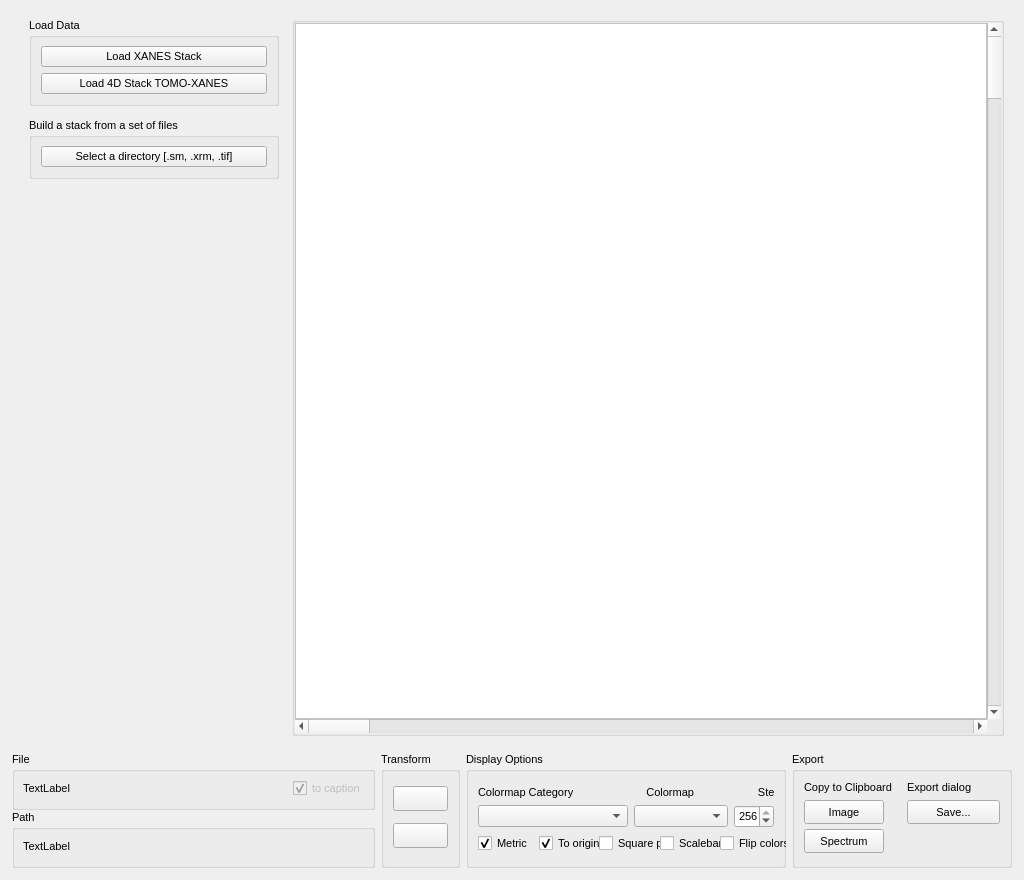
<?xml version="1.0" encoding="UTF-8"?>
<ui version="4.0">
 <class>Form</class>
 <widget class="QWidget" name="Form">
  <property name="geometry">
   <rect>
    <x>0</x>
    <y>0</y>
    <width>1024</width>
    <height>880</height>
   </rect>
  </property>
  <property name="sizePolicy">
   <sizepolicy hsizetype="Maximum" vsizetype="Maximum">
    <horstretch>0</horstretch>
    <verstretch>0</verstretch>
   </sizepolicy>
  </property>
  <property name="windowTitle">
   <string>Form</string>
  </property>
  <layout class="QVBoxLayout" name="verticalLayout">
   <item>
    <widget class="QFrame" name="frame">
     <property name="sizePolicy">
      <sizepolicy hsizetype="Preferred" vsizetype="MinimumExpanding">
       <horstretch>0</horstretch>
       <verstretch>0</verstretch>
      </sizepolicy>
     </property>
     <layout class="QHBoxLayout" name="horizontalLayout">
      <property name="spacing">
       <number>12</number>
      </property>
      <property name="topMargin">
       <number>6</number>
      </property>
      <item>
       <widget class="QFrame" name="verticalFrame">
        <property name="sizePolicy">
         <sizepolicy hsizetype="Maximum" vsizetype="Preferred">
          <horstretch>0</horstretch>
          <verstretch>0</verstretch>
         </sizepolicy>
        </property>
        <property name="minimumSize">
         <size>
          <width>260</width>
          <height>0</height>
         </size>
        </property>
        <property name="font">
         <font>
          <family>Ubuntu</family>
          <pointsize>8</pointsize>
         </font>
        </property>
        <layout class="QVBoxLayout" name="verticalLayout_2">
         <property name="spacing">
          <number>12</number>
         </property>
         <property name="sizeConstraint">
          <enum>QLayout::SetDefaultConstraint</enum>
         </property>
         <property name="topMargin">
          <number>1</number>
         </property>
         <property name="rightMargin">
          <number>1</number>
         </property>
         <property name="bottomMargin">
          <number>1</number>
         </property>
         <item>
          <widget class="QGroupBox" name="groupBox">
           <property name="minimumSize">
            <size>
             <width>250</width>
             <height>0</height>
            </size>
           </property>
           <property name="maximumSize">
            <size>
             <width>250</width>
             <height>16777215</height>
            </size>
           </property>
           <property name="font">
            <font>
             <family>Ubuntu</family>
             <pointsize>8</pointsize>
            </font>
           </property>
           <property name="title">
            <string>Load Data</string>
           </property>
           <layout class="QVBoxLayout" name="verticalLayout_5">
            <property name="sizeConstraint">
             <enum>QLayout::SetMinimumSize</enum>
            </property>
            <item>
             <widget class="QPushButton" name="button_multiload">
              <property name="font">
               <font>
                <family>Ubuntu</family>
                <pointsize>8</pointsize>
               </font>
              </property>
              <property name="text">
               <string>Load XANES Stack</string>
              </property>
             </widget>
            </item>
            <item>
             <widget class="QPushButton" name="button_4d">
              <property name="font">
               <font>
                <family>Ubuntu</family>
                <pointsize>8</pointsize>
               </font>
              </property>
              <property name="text">
               <string>Load 4D Stack TOMO-XANES</string>
              </property>
             </widget>
            </item>
           </layout>
          </widget>
         </item>
         <item>
          <widget class="QGroupBox" name="groupBox_3">
           <property name="minimumSize">
            <size>
             <width>250</width>
             <height>0</height>
            </size>
           </property>
           <property name="maximumSize">
            <size>
             <width>250</width>
             <height>16777215</height>
            </size>
           </property>
           <property name="font">
            <font>
             <family>Ubuntu</family>
             <pointsize>8</pointsize>
            </font>
           </property>
           <property name="title">
            <string>Build a stack from a set of files</string>
           </property>
           <layout class="QVBoxLayout" name="verticalLayout_6">
            <property name="sizeConstraint">
             <enum>QLayout::SetMinimumSize</enum>
            </property>
            <item>
             <widget class="QPushButton" name="button_sm">
              <property name="sizePolicy">
               <sizepolicy hsizetype="Minimum" vsizetype="Maximum">
                <horstretch>0</horstretch>
                <verstretch>0</verstretch>
               </sizepolicy>
              </property>
              <property name="font">
               <font>
                <family>Ubuntu</family>
                <pointsize>8</pointsize>
               </font>
              </property>
              <property name="text">
               <string>Select a directory [.sm, .xrm, .tif]</string>
              </property>
             </widget>
            </item>
           </layout>
          </widget>
         </item>
         <item>
          <spacer name="verticalSpacer">
           <property name="font">
            <font>
             <family>Ubuntu</family>
             <pointsize>8</pointsize>
            </font>
           </property>
           <property name="orientation">
            <enum>Qt::Vertical</enum>
           </property>
           <property name="sizeHint" stdset="0">
            <size>
             <width>20</width>
             <height>40</height>
            </size>
           </property>
          </spacer>
         </item>
        </layout>
       </widget>
      </item>
      <item>
       <widget class="QGroupBox" name="tc_imageeng">
        <property name="sizePolicy">
         <sizepolicy hsizetype="MinimumExpanding" vsizetype="MinimumExpanding">
          <horstretch>0</horstretch>
          <verstretch>0</verstretch>
         </sizepolicy>
        </property>
        <property name="font">
         <font>
          <family>Ubuntu</family>
          <pointsize>8</pointsize>
         </font>
        </property>
        <property name="title">
         <string></string>
        </property>
        <layout class="QHBoxLayout" name="horizontalLayout_3">
         <property name="spacing">
          <number>0</number>
         </property>
         <property name="leftMargin">
          <number>0</number>
         </property>
         <property name="topMargin">
          <number>0</number>
         </property>
         <property name="rightMargin">
          <number>0</number>
         </property>
         <property name="bottomMargin">
          <number>0</number>
         </property>
         <item>
          <layout class="QGridLayout" name="gridLayout_2" columnstretch="0,0" columnminimumwidth="0,0">
           <property name="sizeConstraint">
            <enum>QLayout::SetDefaultConstraint</enum>
           </property>
           <property name="leftMargin">
            <number>0</number>
           </property>
           <property name="rightMargin">
            <number>0</number>
           </property>
           <property name="spacing">
            <number>0</number>
           </property>
           <item row="0" column="0">
            <widget class="GraphicsLayoutWidget" name="canvas">
             <property name="sizePolicy">
              <sizepolicy hsizetype="Expanding" vsizetype="Expanding">
               <horstretch>0</horstretch>
               <verstretch>0</verstretch>
              </sizepolicy>
             </property>
             <property name="font">
              <font>
               <family>Ubuntu</family>
               <pointsize>8</pointsize>
              </font>
             </property>
             <property name="styleSheet">
              <string notr="true">background: white</string>
             </property>
            </widget>
           </item>
           <item row="0" column="1">
            <widget class="QScrollBar" name="slider_eng">
             <property name="sizePolicy">
              <sizepolicy hsizetype="Fixed" vsizetype="Minimum">
               <horstretch>0</horstretch>
               <verstretch>0</verstretch>
              </sizepolicy>
             </property>
             <property name="minimumSize">
              <size>
               <width>0</width>
               <height>0</height>
              </size>
             </property>
             <property name="baseSize">
              <size>
               <width>0</width>
               <height>0</height>
              </size>
             </property>
             <property name="font">
              <font>
               <family>Ubuntu</family>
               <pointsize>8</pointsize>
               <kerning>false</kerning>
              </font>
             </property>
             <property name="orientation">
              <enum>Qt::Vertical</enum>
             </property>
             <property name="invertedAppearance">
              <bool>false</bool>
             </property>
            </widget>
           </item>
           <item row="1" column="0">
            <widget class="QScrollBar" name="slider_theta">
             <property name="font">
              <font>
               <family>Ubuntu</family>
               <pointsize>8</pointsize>
              </font>
             </property>
             <property name="orientation">
              <enum>Qt::Horizontal</enum>
             </property>
            </widget>
           </item>
          </layout>
         </item>
        </layout>
       </widget>
      </item>
     </layout>
    </widget>
   </item>
   <item>
    <widget class="QFrame" name="frame">
     <property name="sizePolicy">
      <sizepolicy hsizetype="Preferred" vsizetype="Maximum">
       <horstretch>0</horstretch>
       <verstretch>0</verstretch>
      </sizepolicy>
     </property>
     <layout class="QHBoxLayout" name="horizontalLayout_5">
      <property name="spacing">
       <number>6</number>
      </property>
      <property name="leftMargin">
       <number>1</number>
      </property>
      <property name="topMargin">
       <number>1</number>
      </property>
      <property name="rightMargin">
       <number>1</number>
      </property>
      <property name="bottomMargin">
       <number>1</number>
      </property>
      <item>
       <layout class="QVBoxLayout" name="verticalLayout_4">
        <property name="spacing">
         <number>0</number>
        </property>
        <property name="sizeConstraint">
         <enum>QLayout::SetDefaultConstraint</enum>
        </property>
        <property name="topMargin">
         <number>0</number>
        </property>
        <property name="rightMargin">
         <number>0</number>
        </property>
        <item>
         <widget class="QGroupBox" name="groupBox_5">
          <property name="sizePolicy">
           <sizepolicy hsizetype="MinimumExpanding" vsizetype="Maximum">
            <horstretch>0</horstretch>
            <verstretch>0</verstretch>
           </sizepolicy>
          </property>
          <property name="maximumSize">
           <size>
            <width>16777215</width>
            <height>70</height>
           </size>
          </property>
          <property name="font">
           <font>
            <family>Ubuntu</family>
            <pointsize>8</pointsize>
           </font>
          </property>
          <property name="title">
           <string>File</string>
          </property>
          <layout class="QVBoxLayout" name="verticalLayout_8">
           <property name="spacing">
            <number>0</number>
           </property>
           <property name="leftMargin">
            <number>8</number>
           </property>
           <property name="topMargin">
            <number>0</number>
           </property>
           <property name="rightMargin">
            <number>6</number>
           </property>
           <property name="bottomMargin">
            <number>0</number>
           </property>
           <item>
            <layout class="QHBoxLayout" name="horizontalLayout_7">
             <property name="spacing">
              <number>0</number>
             </property>
             <item>
              <widget class="QLabel" name="tc_file">
               <property name="font">
                <font>
                 <family>Ubuntu</family>
                 <pointsize>8</pointsize>
                </font>
               </property>
               <property name="cursor">
                <cursorShape>IBeamCursor</cursorShape>
               </property>
               <property name="text">
                <string>TextLabel</string>
               </property>
               <property name="textInteractionFlags">
                <set>Qt::TextSelectableByKeyboard|Qt::TextSelectableByMouse</set>
               </property>
              </widget>
             </item>
             <item>
              <spacer name="horizontalSpacer">
               <property name="orientation">
                <enum>Qt::Horizontal</enum>
               </property>
               <property name="sizeHint" stdset="0">
                <size>
                 <width>40</width>
                 <height>20</height>
                </size>
               </property>
              </spacer>
             </item>
             <item>
              <widget class="QCheckBox" name="FnOverlayCheckBox">
               <property name="enabled">
                <bool>false</bool>
               </property>
               <property name="text">
                <string>to caption</string>
               </property>
               <property name="checked">
                <bool>true</bool>
               </property>
              </widget>
             </item>
            </layout>
           </item>
          </layout>
         </widget>
        </item>
        <item>
         <widget class="QGroupBox" name="groupBox_4">
          <property name="sizePolicy">
           <sizepolicy hsizetype="MinimumExpanding" vsizetype="Maximum">
            <horstretch>0</horstretch>
            <verstretch>0</verstretch>
           </sizepolicy>
          </property>
          <property name="maximumSize">
           <size>
            <width>16777215</width>
            <height>70</height>
           </size>
          </property>
          <property name="font">
           <font>
            <family>Ubuntu</family>
            <pointsize>8</pointsize>
           </font>
          </property>
          <property name="title">
           <string>Path</string>
          </property>
          <layout class="QVBoxLayout" name="verticalLayout_9">
           <property name="spacing">
            <number>0</number>
           </property>
           <property name="leftMargin">
            <number>8</number>
           </property>
           <property name="topMargin">
            <number>0</number>
           </property>
           <property name="rightMargin">
            <number>6</number>
           </property>
           <property name="bottomMargin">
            <number>0</number>
           </property>
           <item>
            <widget class="QLabel" name="tc_path">
             <property name="enabled">
              <bool>true</bool>
             </property>
             <property name="minimumSize">
              <size>
               <width>0</width>
               <height>25</height>
              </size>
             </property>
             <property name="font">
              <font>
               <family>Ubuntu</family>
               <pointsize>8</pointsize>
              </font>
             </property>
             <property name="cursor">
              <cursorShape>IBeamCursor</cursorShape>
             </property>
             <property name="text">
              <string>TextLabel</string>
             </property>
             <property name="textInteractionFlags">
              <set>Qt::TextSelectableByKeyboard|Qt::TextSelectableByMouse</set>
             </property>
            </widget>
           </item>
          </layout>
         </widget>
        </item>
       </layout>
      </item>
      <item>
       <widget class="QGroupBox" name="groupBox_6">
        <property name="sizePolicy">
         <sizepolicy hsizetype="Maximum" vsizetype="Preferred">
          <horstretch>0</horstretch>
          <verstretch>0</verstretch>
         </sizepolicy>
        </property>
        <property name="maximumSize">
         <size>
          <width>16777215</width>
          <height>150</height>
         </size>
        </property>
        <property name="font">
         <font>
          <family>Ubuntu</family>
          <pointsize>8</pointsize>
         </font>
        </property>
        <property name="title">
         <string>Transform</string>
        </property>
        <layout class="QVBoxLayout" name="verticalLayout_7">
         <item>
          <widget class="QPushButton" name="pb_rotate">
           <property name="sizePolicy">
            <sizepolicy hsizetype="Minimum" vsizetype="Fixed">
             <horstretch>0</horstretch>
             <verstretch>0</verstretch>
            </sizepolicy>
           </property>
           <property name="maximumSize">
            <size>
             <width>60</width>
             <height>25</height>
            </size>
           </property>
           <property name="layoutDirection">
            <enum>Qt::LeftToRight</enum>
           </property>
           <property name="text">
            <string/>
           </property>
           <property name="icon">
            <iconset>
             <normaloff>../../images/rotate.png</normaloff>../../images/rotate.png</iconset>
           </property>
           <property name="iconSize">
            <size>
             <width>16</width>
             <height>16</height>
            </size>
           </property>
          </widget>
         </item>
         <item>
          <widget class="QPushButton" name="pb_mirror">
           <property name="maximumSize">
            <size>
             <width>60</width>
             <height>25</height>
            </size>
           </property>
           <property name="autoFillBackground">
            <bool>false</bool>
           </property>
           <property name="text">
            <string/>
           </property>
           <property name="icon">
            <iconset>
             <normaloff>../../images/mirror.png</normaloff>../../images/mirror.png</iconset>
           </property>
           <property name="iconSize">
            <size>
             <width>16</width>
             <height>16</height>
            </size>
           </property>
          </widget>
         </item>
        </layout>
       </widget>
      </item>
      <item>
       <widget class="QGroupBox" name="DisplayOptions">
        <property name="sizePolicy">
         <sizepolicy hsizetype="MinimumExpanding" vsizetype="Preferred">
          <horstretch>0</horstretch>
          <verstretch>0</verstretch>
         </sizepolicy>
        </property>
        <property name="minimumSize">
         <size>
          <width>320</width>
          <height>116</height>
         </size>
        </property>
        <property name="maximumSize">
         <size>
          <width>320</width>
          <height>116</height>
         </size>
        </property>
        <property name="font">
         <font>
          <family>Ubuntu</family>
          <pointsize>8</pointsize>
         </font>
        </property>
        <property name="title">
         <string>Display Options</string>
        </property>
        <layout class="QHBoxLayout" name="horizontalLayout_2">
         <property name="topMargin">
          <number>9</number>
         </property>
         <property name="rightMargin">
          <number>9</number>
         </property>
         <property name="bottomMargin">
          <number>9</number>
         </property>
         <item>
          <layout class="QVBoxLayout" name="verticalLayout_3">
           <property name="spacing">
            <number>0</number>
           </property>
           <property name="bottomMargin">
            <number>0</number>
           </property>
           <item>
            <widget class="QLabel" name="label">
             <property name="sizePolicy">
              <sizepolicy hsizetype="Preferred" vsizetype="Preferred">
               <horstretch>0</horstretch>
               <verstretch>0</verstretch>
              </sizepolicy>
             </property>
             <property name="minimumSize">
              <size>
               <width>0</width>
               <height>23</height>
              </size>
             </property>
             <property name="maximumSize">
              <size>
               <width>16777215</width>
               <height>23</height>
              </size>
             </property>
             <property name="font">
              <font>
               <family>Ubuntu</family>
               <pointsize>8</pointsize>
              </font>
             </property>
             <property name="text">
              <string>Colormap Category                        Colormap                     Steps</string>
             </property>
            </widget>
           </item>
           <item>
            <layout class="QHBoxLayout" name="horizontalLayout_4">
             <property name="spacing">
              <number>6</number>
             </property>
             <item>
              <widget class="QComboBox" name="CMCatBox">
               <property name="sizePolicy">
                <sizepolicy hsizetype="Preferred" vsizetype="Fixed">
                 <horstretch>0</horstretch>
                 <verstretch>0</verstretch>
                </sizepolicy>
               </property>
               <property name="minimumSize">
                <size>
                 <width>150</width>
                 <height>0</height>
                </size>
               </property>
               <property name="maximumSize">
                <size>
                 <width>150</width>
                 <height>16777215</height>
                </size>
               </property>
               <property name="font">
                <font>
                 <family>Ubuntu</family>
                 <pointsize>8</pointsize>
                </font>
               </property>
              </widget>
             </item>
             <item>
              <widget class="QComboBox" name="CMMapBox">
               <property name="font">
                <font>
                 <family>Ubuntu</family>
                 <pointsize>8</pointsize>
                </font>
               </property>
              </widget>
             </item>
             <item>
              <widget class="QSpinBox" name="StepSpin">
               <property name="maximumSize">
                <size>
                 <width>40</width>
                 <height>16777215</height>
                </size>
               </property>
               <property name="font">
                <font>
                 <family>Ubuntu</family>
                 <pointsize>8</pointsize>
                </font>
               </property>
               <property name="minimum">
                <number>2</number>
               </property>
               <property name="maximum">
                <number>256</number>
               </property>
               <property name="value">
                <number>256</number>
               </property>
               <property name="displayIntegerBase">
                <number>10</number>
               </property>
              </widget>
             </item>
            </layout>
           </item>
           <item>
            <layout class="QHBoxLayout" name="horizontalLayout_6" stretch="0,0,0,0,0,0">
             <property name="spacing">
              <number>6</number>
             </property>
             <property name="topMargin">
              <number>5</number>
             </property>
             <item>
              <widget class="QCheckBox" name="MetricCheckBox">
               <property name="minimumSize">
                <size>
                 <width>60</width>
                 <height>0</height>
                </size>
               </property>
               <property name="maximumSize">
                <size>
                 <width>60</width>
                 <height>16777215</height>
                </size>
               </property>
               <property name="font">
                <font>
                 <family>Ubuntu</family>
                 <pointsize>8</pointsize>
                </font>
               </property>
               <property name="text">
                <string>Metric</string>
               </property>
               <property name="checked">
                <bool>true</bool>
               </property>
              </widget>
             </item>
             <item>
              <widget class="QCheckBox" name="ZeroOriginCheckBox">
               <property name="minimumSize">
                <size>
                 <width>70</width>
                 <height>0</height>
                </size>
               </property>
               <property name="maximumSize">
                <size>
                 <width>70</width>
                 <height>16777215</height>
                </size>
               </property>
               <property name="font">
                <font>
                 <family>Ubuntu</family>
                 <pointsize>8</pointsize>
                </font>
               </property>
               <property name="text">
                <string>To origin</string>
               </property>
               <property name="checked">
                <bool>true</bool>
               </property>
              </widget>
             </item>
             <item>
              <widget class="QCheckBox" name="SquarePxCheckBox">
               <property name="minimumSize">
                <size>
                 <width>70</width>
                 <height>0</height>
                </size>
               </property>
               <property name="maximumSize">
                <size>
                 <width>70</width>
                 <height>16777215</height>
                </size>
               </property>
               <property name="font">
                <font>
                 <family>Ubuntu</family>
                 <pointsize>8</pointsize>
                </font>
               </property>
               <property name="autoFillBackground">
                <bool>false</bool>
               </property>
               <property name="text">
                <string>Square px</string>
               </property>
               <property name="checkable">
                <bool>true</bool>
               </property>
               <property name="checked">
                <bool>false</bool>
               </property>
               <property name="autoRepeat">
                <bool>false</bool>
               </property>
               <property name="autoExclusive">
                <bool>false</bool>
               </property>
               <property name="tristate">
                <bool>false</bool>
               </property>
              </widget>
             </item>
             <item>
              <widget class="QCheckBox" name="ScalebarCheckBox">
               <property name="enabled">
                <bool>true</bool>
               </property>
               <property name="minimumSize">
                <size>
                 <width>70</width>
                 <height>0</height>
                </size>
               </property>
               <property name="maximumSize">
                <size>
                 <width>70</width>
                 <height>16777215</height>
                </size>
               </property>
               <property name="text">
                <string>Scalebar</string>
               </property>
              </widget>
             </item>
             <item>
              <spacer name="horizontalSpacer_2">
               <property name="orientation">
                <enum>Qt::Horizontal</enum>
               </property>
               <property name="sizeHint" stdset="0">
                <size>
                 <width>40</width>
                 <height>20</height>
                </size>
               </property>
              </spacer>
             </item>
             <item>
              <widget class="QCheckBox" name="ColorFlipCheckBox">
               <property name="minimumSize">
                <size>
                 <width>70</width>
                 <height>0</height>
                </size>
               </property>
               <property name="maximumSize">
                <size>
                 <width>70</width>
                 <height>16777215</height>
                </size>
               </property>
               <property name="text">
                <string>Flip colors</string>
               </property>
              </widget>
             </item>
            </layout>
           </item>
          </layout>
         </item>
        </layout>
       </widget>
      </item>
      <item>
       <widget class="QGroupBox" name="groupBox_2">
        <property name="enabled">
         <bool>true</bool>
        </property>
        <property name="sizePolicy">
         <sizepolicy hsizetype="MinimumExpanding" vsizetype="Preferred">
          <horstretch>0</horstretch>
          <verstretch>0</verstretch>
         </sizepolicy>
        </property>
        <property name="minimumSize">
         <size>
          <width>220</width>
          <height>116</height>
         </size>
        </property>
        <property name="maximumSize">
         <size>
          <width>220</width>
          <height>116</height>
         </size>
        </property>
        <property name="font">
         <font>
          <family>Ubuntu</family>
          <pointsize>8</pointsize>
         </font>
        </property>
        <property name="title">
         <string>Export</string>
        </property>
        <layout class="QVBoxLayout" name="verticalLayout_10">
         <item>
          <layout class="QGridLayout" name="gridLayout" rowstretch="0,0,0" columnstretch="0,0">
           <property name="sizeConstraint">
            <enum>QLayout::SetDefaultConstraint</enum>
           </property>
           <property name="leftMargin">
            <number>0</number>
           </property>
           <property name="horizontalSpacing">
            <number>15</number>
           </property>
           <property name="verticalSpacing">
            <number>5</number>
           </property>
           <item row="1" column="1">
            <widget class="QPushButton" name="button_save">
             <property name="minimumSize">
              <size>
               <width>0</width>
               <height>24</height>
              </size>
             </property>
             <property name="text">
              <string>Save...</string>
             </property>
            </widget>
           </item>
           <item row="1" column="0">
            <widget class="QPushButton" name="pb_copy_img">
             <property name="enabled">
              <bool>true</bool>
             </property>
             <property name="sizePolicy">
              <sizepolicy hsizetype="Maximum" vsizetype="Maximum">
               <horstretch>0</horstretch>
               <verstretch>0</verstretch>
              </sizepolicy>
             </property>
             <property name="minimumSize">
              <size>
               <width>0</width>
               <height>24</height>
              </size>
             </property>
             <property name="text">
              <string>Image</string>
             </property>
             <property name="checkable">
              <bool>false</bool>
             </property>
            </widget>
           </item>
           <item row="0" column="0">
            <widget class="QLabel" name="label_2">
             <property name="sizePolicy">
              <sizepolicy hsizetype="Maximum" vsizetype="Maximum">
               <horstretch>0</horstretch>
               <verstretch>0</verstretch>
              </sizepolicy>
             </property>
             <property name="minimumSize">
              <size>
               <width>0</width>
               <height>15</height>
              </size>
             </property>
             <property name="text">
              <string>Copy to Clipboard</string>
             </property>
             <property name="alignment">
              <set>Qt::AlignLeading|Qt::AlignLeft|Qt::AlignVCenter</set>
             </property>
            </widget>
           </item>
           <item row="0" column="1">
            <widget class="QLabel" name="label_3">
             <property name="text">
              <string>Export dialog</string>
             </property>
            </widget>
           </item>
           <item row="2" column="0">
            <widget class="QPushButton" name="pb_copy_specimg">
             <property name="enabled">
              <bool>true</bool>
             </property>
             <property name="sizePolicy">
              <sizepolicy hsizetype="Maximum" vsizetype="Maximum">
               <horstretch>0</horstretch>
               <verstretch>0</verstretch>
              </sizepolicy>
             </property>
             <property name="minimumSize">
              <size>
               <width>0</width>
               <height>24</height>
              </size>
             </property>
             <property name="text">
              <string>Spectrum</string>
             </property>
            </widget>
           </item>
          </layout>
         </item>
         <item>
          <spacer name="verticalSpacer_2">
           <property name="orientation">
            <enum>Qt::Vertical</enum>
           </property>
           <property name="sizeHint" stdset="0">
            <size>
             <width>20</width>
             <height>40</height>
            </size>
           </property>
          </spacer>
         </item>
        </layout>
       </widget>
      </item>
     </layout>
    </widget>
   </item>
  </layout>
 </widget>
 <customwidgets>
  <customwidget>
   <class>GraphicsLayoutWidget</class>
   <extends>QGraphicsView</extends>
   <header location="global">pyqtgraph</header>
  </customwidget>
 </customwidgets>
 <resources/>
 <connections/>
</ui>
